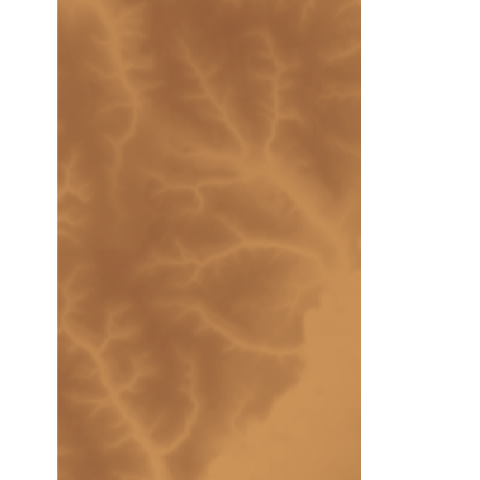
#> input picture python/img_base/40.2_50.6_dem.png, 480 x 480 px
$ python IMGEdit.py
#> lines starting #> are read from the running program, lines starting #| are printed output that depends on the picture; after the words box and inside, x2 and y2 are one past the last pixel; in counts of white or black regions, pixels touching at a corner belong together
import PIL.Image
import matplotlib.pyplot as plt
from skimage.io import imread
from skimage.filters import threshold_otsu
from skimage.morphology import skeletonize, medial_axis, thin


#změna velikosti obrázku
def grayify(image):
    grayscale_image = image.convert("L")
    return(grayscale_image)

#nastavitelné proměné
	#jmeno obrázku ke zpracování
path = '40.2_50.6_dem.png'
	#nastavování tresholdu
tresh = 5				 #-10,10
	#počet iterací při částečné iteraci
thin_it = 7


rem_suff = path.removesuffix('.png')

def main():
	L_crop = 0
	R_crop = 480

	image = PIL.Image.open(f'img_base/{path}')
#> image is the input picture: PIL image 480x480 P; mean R, G, B 203.4, 168.6, 139.1
	grey_img = grayify(image)
#> in grayify, `grayscale_image = image.convert("L")`:
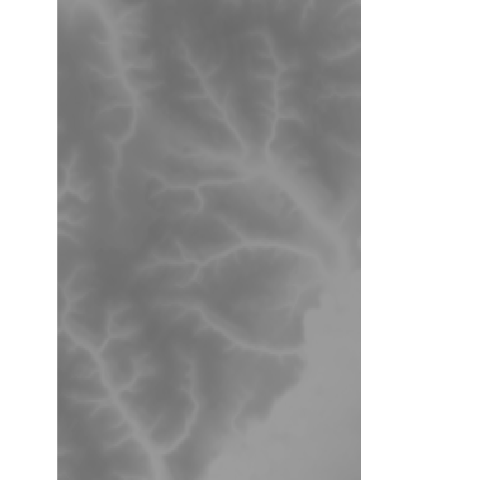
#> grayscale_image: PIL image 480x480 L; min 107, max 255, mean 175.7
	data = list(grey_img.getdata())
#> data = 230400 items

	for pos, val in enumerate(data):
		if pos <250 and val == 255:
			L_crop += 1
		elif pos >250 and pos<480 and val == 255:
			R_crop -=1
#> this loop made 230400 passes
#> val on passes 1 to 12: 255, 255, 255, 255, 255, 255, 255, 255, 255, 255, 255, 255
#> R_crop on passes 362 to 367: 479, 478, 477, 476, 475, 474
#> after the loop, L_crop = 57; R_crop = 361


	for x, pixel in enumerate(data):
		if data[x] <= 135 + tresh :
			data[x] = 0
		else :
			data[x] = 255
#> this loop made 230400 passes

	newimg = PIL.Image.new('1', (480, 480))
#> newimg: PIL image 480x480 1; every value is 0
	newimg.putdata(data)
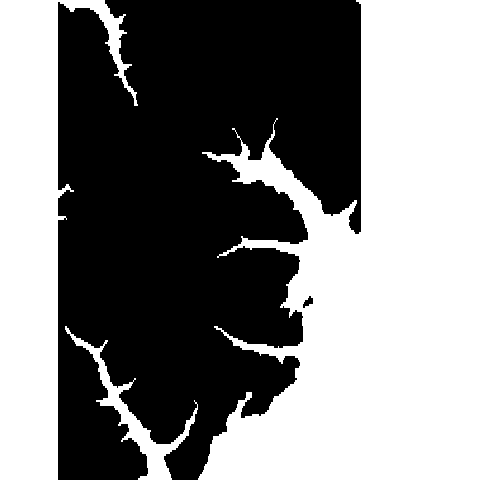
#> newimg: PIL image 480x480 1; 50.5% white; 2 black regions, box (x1, y1, x2, y2) and area: (58, 0, 361, 480) 114054, (303, 296, 313, 308) 64
	cropImg = newimg.crop(box = (L_crop,0,R_crop,480))
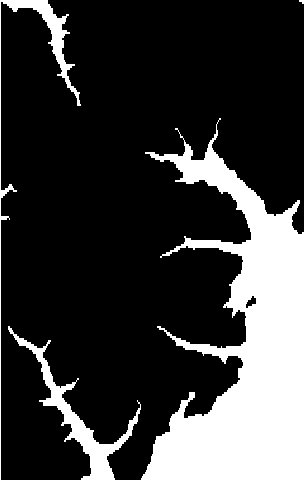
#> cropImg: PIL image 304x480 1; 21.8% white; 4 white regions (1 under 20 px), largest, box (x1, y1, x2, y2) and area: (141, 118, 304, 480) 27016, (8, 326, 141, 480) 2790, (0, 0, 81, 480) 1982
	cropImg.show()
	cropImg.save(f'img_mybin/{rem_suff}B.png')

def get_binary(image):
    thresh = threshold_otsu(image)
#> thresh = 0.00195
    binary = image > thresh
    return binary


def sharpening():

	im = get_binary(imread(f'img_mybin/{rem_suff}B.png'))
	im_ax = medial_axis(im)
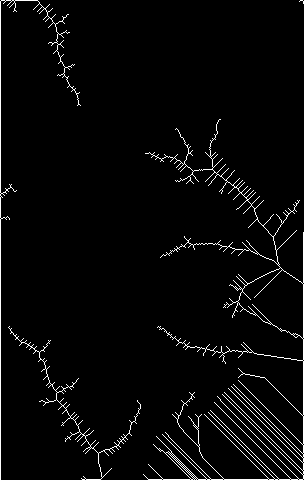
#> im_ax: shape (480, 304) bool; 3% white in thin lines or dots
	im_sk = skeletonize(im)
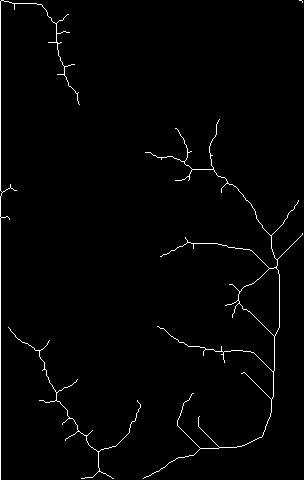
#> im_sk: shape (480, 304) bool; 1.5% white in thin lines or dots
	im_thin = thin(im, thin_it)
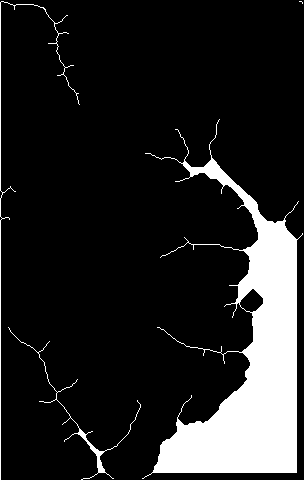
#> im_thin: shape (480, 304) bool; 13.5% white; 4 white regions (1 under 20 px), largest, box (x1, y1, x2, y2) and area: (142, 119, 303, 479) 18496, (0, 1, 80, 480) 695, (8, 327, 141, 480) 504

	fig, axes = plt.subplots(nrows=1, ncols=3, sharex=True, sharey=True,
                        figsize=(8,8))

	ax = axes.ravel()

	ax[2].imshow(im_ax, cmap=plt.cm.gray)
	ax[2].set_title('With axes')

	ax[0].imshow(im_sk, cmap=plt.cm.gray)
	ax[0].set_title('River skeleton')

	ax[1].imshow(im_thin, cmap=plt.cm.gray)
	ax[1].set_title('Parcialy thined')

	plt.tight_layout()
	plt.show()

main()
sharpening()

$ run again, with 40.2_54.2_dem.png copied over python/img_base/40.2_50.6_dem.png
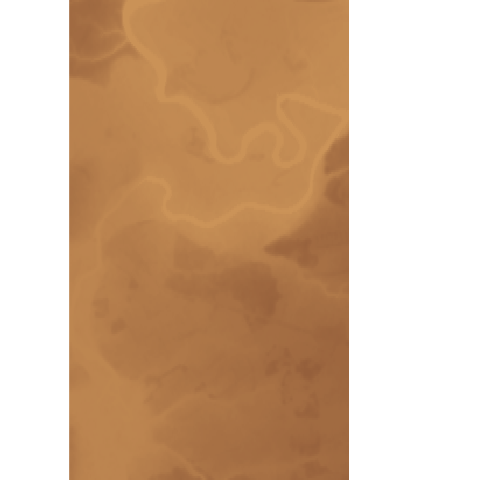
#> input picture 40.2_54.2_dem.png, 480 x 480 px
#> in main, image is the input picture: PIL image 480x480 P; mean R, G, B 211.5, 179.3, 150.4
#> data = 230400 items
#> the loop in main, `for pos, val in enumerate(data):` made 230400 passes
#> R_crop on passes 350 to 357: 479, 478, 477, 476, 475, 474, 473, 472
#> after the loop in main, `for pos, val in enumerate(data):`: L_crop = 69; R_crop = 349
#> in main, `newimg.putdata(data)`:
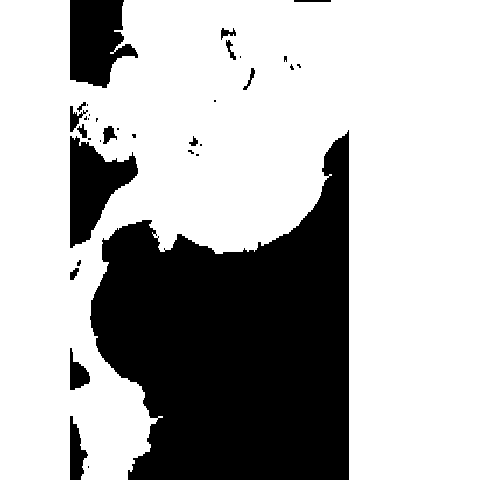
#> newimg: PIL image 480x480 1; 70% white; 34 black regions (19 under 20 px), largest, box (x1, y1, x2, y2) and area: (90, 130, 349, 480) 58644, (70, 0, 138, 88) 4208, (70, 136, 138, 248) 4022
#> cropImg: PIL image 280x480 1; 48.6% white; 1 white region, box (x1, y1, x2, y2) and area: (0, 0, 280, 480) 65364
#> thresh = 0.00195
#> im_ax: shape (480, 280) bool; 4.3% white in thin lines or dots
#> im_sk: shape (480, 280) bool; 2.4% white in thin lines or dots
#> in sharpening, `im_thin = thin(im, thin_it)`:
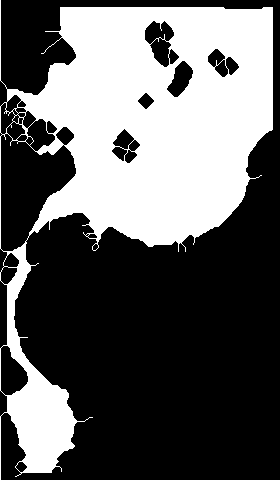
#> im_thin: shape (480, 280) bool; 37.9% white; 1 white region, box (x1, y1, x2, y2) and area: (0, 0, 273, 480) 50872

$ run again, with obrazek.png copied over python/img_base/40.2_50.6_dem.png
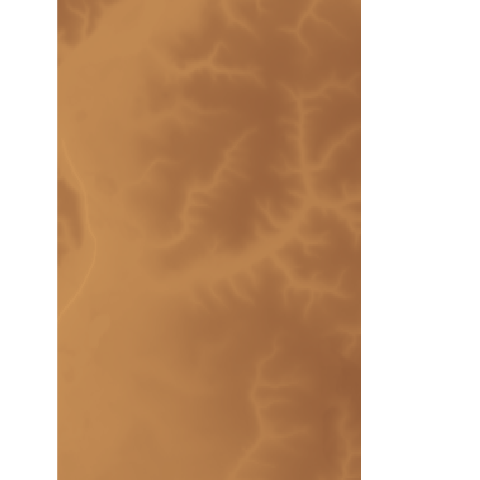
#> input picture obrazek.png, 480 x 480 px
#> in main, image is the input picture: PIL image 480x480 RGBA; mean R, G, B, A 204.6, 169.7, 139.7, 255
#> data = 230400 items
#> the loop in main, `for pos, val in enumerate(data):` made 230400 passes
#> val on passes 1 to 8: 255, 255, 255, 255, 255, 255, 255, 255
#> after the loop in main, `for pos, val in enumerate(data):`: L_crop = 57; R_crop = 361
#> the loop in main, `for x, pixel in enumerate(data):` made 230400 passes
#> in main, `newimg.putdata(data)`:
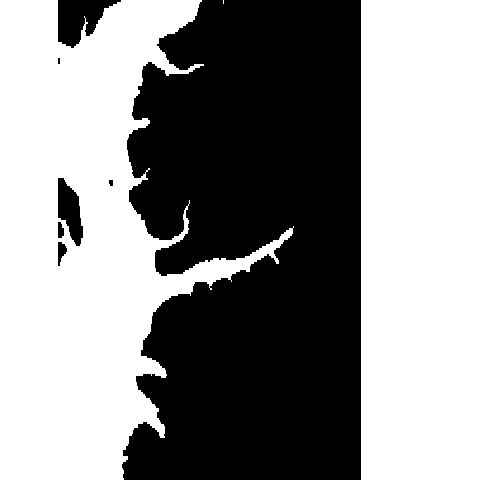
#> newimg: PIL image 480x480 1; 55.5% white; 7 black regions (1 under 20 px), largest, box (x1, y1, x2, y2) and area: (122, 0, 361, 480) 99416, (58, 0, 121, 48) 1724, (58, 178, 83, 246) 1032, (58, 242, 67, 266) 130, (58, 222, 64, 238) 78, (109, 180, 113, 186) 22
#> cropImg: PIL image 304x480 1; 29.8% white; 2 white regions (1 under 20 px), largest, box (x1, y1, x2, y2) and area: (0, 0, 237, 480) 43502
#> thresh = 0.00195
#> im_ax: shape (480, 304) bool; 2.9% white in thin lines or dots, all inside (x1, y1, x2, y2) = (0, 0, 237, 480)
#> im_sk: shape (480, 304) bool; 1.2% white in thin lines or dots, all inside (x1, y1, x2, y2) = (0, 0, 237, 479)
#> in sharpening, `im_thin = thin(im, thin_it)`:
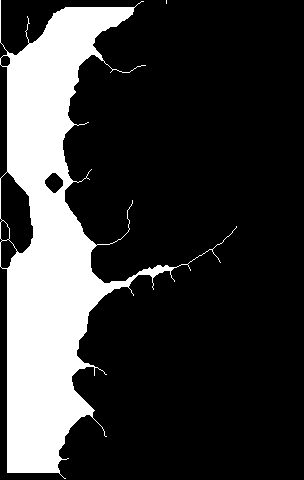
#> im_thin: shape (480, 304) bool; 22.1% white; 2 white regions (1 under 20 px), largest, box (x1, y1, x2, y2) and area: (0, 0, 237, 479) 32205
